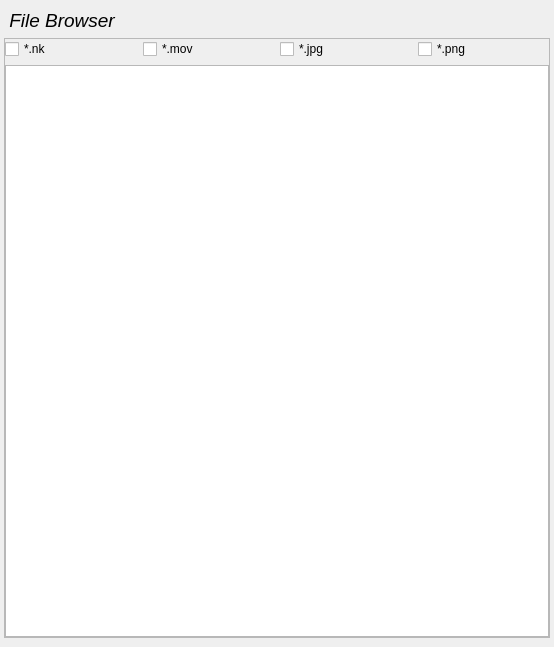
<?xml version="1.0" encoding="UTF-8"?>
<ui version="4.0">
 <class>MainWindow</class>
 <widget class="QMainWindow" name="MainWindow">
  <property name="geometry">
   <rect>
    <x>0</x>
    <y>0</y>
    <width>554</width>
    <height>647</height>
   </rect>
  </property>
  <property name="windowTitle">
   <string>MainWindow</string>
  </property>
  <widget class="QWidget" name="centralwidget">
   <layout class="QGridLayout" name="gridLayout">
    <property name="leftMargin">
     <number>4</number>
    </property>
    <property name="rightMargin">
     <number>4</number>
    </property>
    <item row="1" column="0">
     <widget class="QFrame" name="frame">
      <property name="frameShape">
       <enum>QFrame::StyledPanel</enum>
      </property>
      <property name="frameShadow">
       <enum>QFrame::Raised</enum>
      </property>
      <layout class="QGridLayout" name="gridLayout_2">
       <property name="leftMargin">
        <number>0</number>
       </property>
       <property name="topMargin">
        <number>0</number>
       </property>
       <property name="rightMargin">
        <number>0</number>
       </property>
       <property name="bottomMargin">
        <number>0</number>
       </property>
       <item row="0" column="0">
        <layout class="QHBoxLayout" name="horizontalLayout">
         <property name="bottomMargin">
          <number>0</number>
         </property>
         <item>
          <widget class="QCheckBox" name="NukeFilescheckBox">
           <property name="text">
            <string>*.nk</string>
           </property>
           <property name="checked">
            <bool>false</bool>
           </property>
           <property name="tristate">
            <bool>false</bool>
           </property>
          </widget>
         </item>
         <item>
          <widget class="QCheckBox" name="MOVFilescheckBox">
           <property name="text">
            <string>*.mov</string>
           </property>
          </widget>
         </item>
         <item>
          <widget class="QCheckBox" name="JPGfilescheckBox">
           <property name="text">
            <string>*.jpg</string>
           </property>
          </widget>
         </item>
         <item>
          <widget class="QCheckBox" name="PNGfilesCheckbox">
           <property name="text">
            <string>*.png</string>
           </property>
          </widget>
         </item>
        </layout>
       </item>
       <item row="1" column="0">
        <widget class="QTreeView" name="FileExplorerTreeView">
         <property name="styleSheet">
          <string notr="true">QTreeView { selection-background-color: lightblue}</string>
         </property>
         <property name="editTriggers">
          <set>QAbstractItemView::DoubleClicked|QAbstractItemView::EditKeyPressed</set>
         </property>
         <property name="dragEnabled">
          <bool>true</bool>
         </property>
         <property name="wordWrap">
          <bool>false</bool>
         </property>
        </widget>
       </item>
      </layout>
     </widget>
    </item>
    <item row="0" column="0">
     <widget class="QLabel" name="label">
      <property name="font">
       <font>
        <family>Arial</family>
        <pointsize>14</pointsize>
        <italic>true</italic>
       </font>
      </property>
      <property name="text">
       <string> File Browser</string>
      </property>
     </widget>
    </item>
   </layout>
  </widget>
 </widget>
 <resources/>
 <connections/>
</ui>
